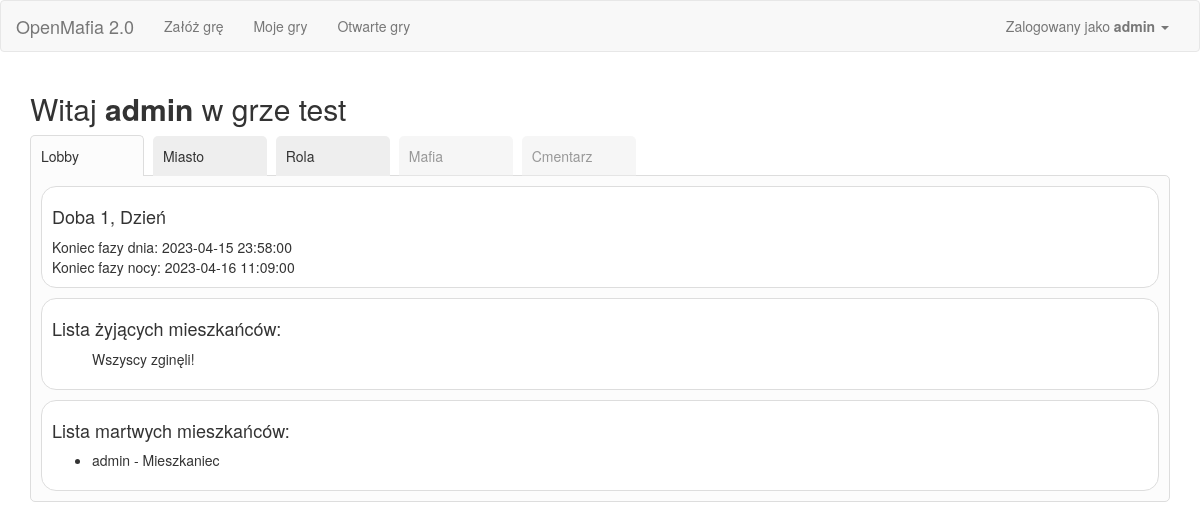
/game/1/lobby (signed in), run on the app's committed database.
### app/Engine/DB/models.py (models this page shows, shortened)
class User(db.Model):
    __tablename__ = 'User'
    id = db.Column(db.Integer, primary_key=True)
    user = db.Column(db.String(64), unique=True)
    password = db.Column(db.String(500))
    name = db.Column(db.String(500))
    email = db.Column(db.String(120), unique=True)
    is_active = db.Column(db.Boolean)
    def is_active(self):
        return True

class GamePlayer(db.Model):
    __tablename__ = 'GamePlayer'
    id = db.Column(db.Integer, primary_key=True)
    game_id = db.Column(db.Integer, ForeignKey('Game.id'))
    user_id = db.Column(db.Integer, ForeignKey('User.id'))
    order_id = db.Column(db.Integer)
    roles = relationship("Game_Roles")
    name = db.Column(db.String(500))
    status = db.Column(db.String(500))
    user = relationship("User")

class Game(db.Model):
    __tablename__ = 'Game'
    id = db.Column(db.Integer, primary_key=True)
    name = db.Column(db.String(500))
    day_no = db.Column(db.Integer)
    phase = db.Column(db.Integer)
    status_id = db.Column(db.Integer, ForeignKey('Status.id'), default=1)
    owner_id = db.Column(db.Integer, ForeignKey('User.id'))
    start_time = db.Column(db.DateTime(timezone=True))
    owner = relationship("User", uselist=False)
    status = relationship("Status", uselist=False)
    game_players = relationship("GamePlayer")
    roles = relationship("Game_Roles")
    phases = relationship("Game_Phases")

class Game_Phases(db.Model):
    __tablename__ = 'Game_Phases'
    id = db.Column(db.Integer, primary_key=True)
    game_id = db.Column(db.Integer, ForeignKey('Game.id'))
    phase_id = db.Column(db.Integer)
    phase_name = db.Column(db.String(100))
    phase_duration = db.Column(db.Integer)

class Game_Roles(db.Model):
    __tablename__ = 'Game_Roles'
    id = db.Column(db.Integer, primary_key=True)
    game_id = db.Column(db.Integer, ForeignKey('Game.id'))
    player_id = db.Column(db.Integer, ForeignKey('GamePlayer.id'))
    role_id = db.Column(db.Integer, ForeignKey('Role.id'))
    role = relationship("Role")

class Role(db.Model):
    __tablename__ = 'Role'
    id = db.Column(db.Integer, primary_key=True)
    name = db.Column(db.String(100))
    visible_name = db.Column(db.String(500))
    description = db.Column(db.String(500))
    events = relationship("Role_EventType", back_populates="role")

### app/SetupGameModule/views.py (the view)
@SetupGameModule.route('<game_id>/lobby', methods=['GET', 'POST'])
@login_required
@handle_jobs
def lobby(game_id):
    game_id = int(game_id)
    db_api = GameApi()
    game = db_api.get_game(game_id)
    v = Validator(game, current_user)
    event_api = GameEventApi()
    if v.user_in_game() and v.game_is_started():
        day_duration = game.phases[0].phase_duration
        night_duration = game.phases[1].phase_duration
        alive_players = db_api.get_alive_players()
        alive_players_names = [player.name for player in alive_players]
        form = CreateEventForm()
        form.target.choices = alive_players_names
        dead_players = db_api.get_dead_players()
        you = [player for player in game.game_players if player.user_id == current_user.id][0]
        if 'mafioso' in [role.name for role in db_api.get_user_roles(current_user.id)]:
            mafia_actual_target = check_target_from_events(db_api, event_api=event_api)
            mafia_actual_target = [player for player in game.game_players if player.id == mafia_actual_target][0]
        else:
            mafia_actual_target = None
        citizen_votes = event_api.get_all_events_for_actual_day(game, 'citizen_vote')
        citizen_votes = sorted(citizen_votes, key=lambda d: d.timestamp)
        try:
            your_citizen_vote = event_api.get_last_events_for_actual_day(game, 'citizen_vote')['citizen_vote'][you.id]
            your_citizen_vote = [player for player in game.game_players if player.id == your_citizen_vote.target][0]
        except KeyError:
            your_citizen_vote = None
        data = {
            'day_end': game.start_time + timedelta(seconds=game.day_no * day_duration),
            'night_end': game.start_time + timedelta(seconds=game.day_no * (day_duration + night_duration)),
            'you': you,
            'role_ready_to_use': True,
            'alive_players': alive_players,
            'dead_players': dead_players,
            'mafia_actual_target': mafia_actual_target,
            'your_actual_citizen_vote': your_citizen_vote,
            'citizen_votes': citizen_votes
        }
        return render_template('SetupGameModule_lobby.html',
                               game=game,
                               data=data,
                               form=form)
    else:
        return redirect(url_for('SetupGameModule.game_list'))

### app/Engine/DB/db_api.py (called while the page is built)
    def get_game(self, game_id):
        self.game = Game.query.filter_by(id=game_id).first()
        try:
            self.game.game_players.sort(key=lambda x: x.order_id)
        except TypeError:
            pass
        return self.game

    def get_alive_players(self):
        players = []
        for player in self.game.game_players:
            if player.status == 'alive':
                players.append(player)
        return players

    def get_dead_players(self):
        players = []
        for player in self.game.game_players:
            if player.status == 'dead':
                players.append(player)
        return players

    def get_user_roles(self, user_id):
        player = [game_player for game_player in self.game.game_players if game_player.user_id == user_id][0]
        user_roles = [role.role for role in player.roles]
        return user_roles

    def _get_event_id(self, event_name):
        e = EventType.query.filter_by(name=event_name).first()
        return e.id

    def get_last_events_for_actual_day(self, game, event_name=None):
        if event_name is None:
            events = Event.query.filter_by(game_id=game.id, day_no=game.day_no)
        else:
            event_type = self._get_event_id(event_name)
            events = Event.query.filter_by(game_id=game.id, day_no=game.day_no, event_type=event_type)
        event_dict = {}
        for ev in events:
            event_name = self.get_event_name_from_id(ev.event_type)
            if event_name not in event_dict.keys():
                event_dict[event_name] = {}
            event_dict[event_name][ev.player_id] = ev
        return event_dict

    def get_all_events_for_actual_day(self, game, event_name=None):
        if event_name is None:
            events = Event.query.filter_by(game_id=game.id, day_no=game.day_no)
        else:
            event_type = self._get_event_id(event_name)
            events = Event.query.filter_by(game_id=game.id, day_no=game.day_no, event_type=event_type)
        return events

### app/SetupGameModule/validators.py (called while the page is built)
    def user_in_game(self, user_id=None):
        if user_id is None:
            user_id = self.current_user.id
        if user_id in [player.user_id for player in self.game.game_players]:
            return True
        else:
            flash('Gracz nie jest zapisany do gry.', 'alert-danger')
            return False

### app/views.py (called while the page is built)
@app.before_request
def before_request():
    g.user = current_user

@lm.user_loader
def load_user(id):
    return User.query.get(int(id))

### app/SetupGameModule/templates/SetupGameModule_lobby.html (shortened to what this page needs)
{% extends "base.html" %}
{% import "bootstrap/wtf.html" as wtf %}
{% block styles %}
{{ super() }}
<link rel="stylesheet" type="text/css" href="{{ url_for('SetupGameModule.static', filename='css/styles.css') }}">
{% endblock %}
{%block main_content%}
<h2>Witaj <b>{{ data['you'].name }}</b> w grze {{ game.name }}</h2>
<div class="tabs">
  <ul class="tab-nav">
    <li class="active"><a href="#lobby">Lobby</a></li>
    <li><a href="#city">Miasto</a></li>
    <li><a href="#roles">Rola</a></li>
    <li class="disabled"><a href="#mafia">Mafia</a></li>
    <li class="disabled"><a href="#graveyard">Cmentarz</a></li>
  </ul>
  <div class="tab-content">
    <div id="lobby" class="active">
        <div class="content-box">
          <h4>Doba {{ game.day_no }}, {{ game.phases[game.phase - 1].phase_name }}</h4>
          Koniec fazy dnia: {{ data['day_end'] }}<br />
          Koniec fazy nocy: {{ data['night_end'] }}<br />
        </div>
        <div class="content-box">
          <h4>Lista żyjących mieszkańców:</h4>
          <ul>
          {% if data['alive_players']|length > 0 %}
            {% for player in data['alive_players']  %}
                <li>{{ player.name }}</li>
            {% endfor %}
          {% else %}
            Wszyscy zginęli!
          {% endif %}
          </ul>
        </div>
        <div class="content-box">
          <h4>Lista martwych mieszkańców:</h4>
          <ul>
          {% if data['dead_players']|length > 0 %}
            {% for player in data['dead_players']  %}
                <li>{{ player.name }} -
                  {% for role in player.roles %}
                  {{ role.role.visible_name }}
                  {% endfor %}
                </li>
            {% endfor %}
          {% else %}
            Wszyscy żyją!
          {% endif %}
          </ul>
        </div>
    </div>
  </div>
</div>
{%endblock%}

### app/templates/base.html (shortened to what this page needs)
{% extends "bootstrap/base.html" %}
{% block styles %}
{{ super() }}
<link rel="stylesheet" type="text/css" href="{{ url_for('static', filename='css/base_styles.css') }}">
<link rel="stylesheet" type="text/css" href="{{ url_for('static', filename='css/bootstrap_table.css') }}">
{% endblock %}
{% block navbar %}
<nav class="navbar navbar-default" id="nav">
	<div class="container-fluid">
	  <div class="navbar-header">
		<a class="navbar-brand" href="/">OpenMafia 2.0</a>
	  </div>
	  <div class="collapse navbar-collapse" id="bs-example-navbar-collapse-1">
		<ul class="nav navbar-nav">
			<li {{ 'class=active' if request.endpoint == 'SetupGameModule.setup_game' }} ><a href="{{ url_for('SetupGameModule.setup_game')}}">Załóż grę</a></li>
			<li><a href="{{ url_for('SetupGameModule.game_list')}}/my_games">Moje gry</a></li>
			<li><a href="{{ url_for('SetupGameModule.game_list')}}/open_games">Otwarte gry</a></li>
		</ul>
		<ul class="nav navbar-nav navbar-right">
		  <li><a href="#"></a></li>
		  <li class="dropdown">
			<a href="#" class="dropdown-toggle" data-toggle="dropdown" role="button" aria-haspopup="true" aria-expanded="false">
				{% if current_user.is_authenticated %}
				Zalogowany jako <b>{{ current_user.user }}</b>
				{% else %}
					Gość
				{% endif %}
				<span class="caret"></span>
			</a>
		  </li>
		</ul>
	  </div>
	</div>
  </nav>
{% endblock %}
{%block content %}
<div class="container">
	{%block main_content%}{%endblock%}
</div>
{%endblock%}

### app/SetupGameModule/static/css/styles.css (style rules this page uses)
.tab-nav { list-style: none; margin: 0; padding: 0; }
.tab-nav li { display: inline-block; margin-right: 5px; min-width: 10%; }
.tab-nav > li:last-child { margin-right: 0; }
.tab-nav li a { display: block; padding: 10px; background-color: #eee; color: #333; text-decoration: none; border-top-left-radius: 5px; border-top-right-radius: 5px; }
.tab-nav li.active a { border: 1px solid #ddd; border-bottom: none; position: relative; z-index: 1; background-color: #fcfcfc; }
.tab-nav > li.disabled { opacity: 0.5; pointer-events: none; }
.tab-content { border: 1px solid #ddd; padding: 10px; border-radius: 5px; border-top-left-radius: 0px; background-color: #fcfcfc; }
.tab-content > div { display: none; }
.tab-content > div.active { display: block; }
.tab-nav > li { margin-bottom: -1px; }
.tab-nav > li.active { border-bottom: none; margin-bottom: -1px; }
.content-box { background-color: #fff; border: 1px solid #ddd; border-radius: 15px; padding: 10px; margin-bottom: 10px; }
.tab-content .content-box:last-of-type { margin-bottom: 0px; }

### data on the page
User: user "admin"
GamePlayer: you.name "admin", name "admin"
Game: name "test", day_no "1", phase.phase_name "Dzień"
Game_Roles: role.visible_name "Mieszkaniec"

### other printed values
{{ data['day_end'] }} "2023-04-15 23:58:00"
{{ data['night_end'] }} "2023-04-16 11:09:00"
